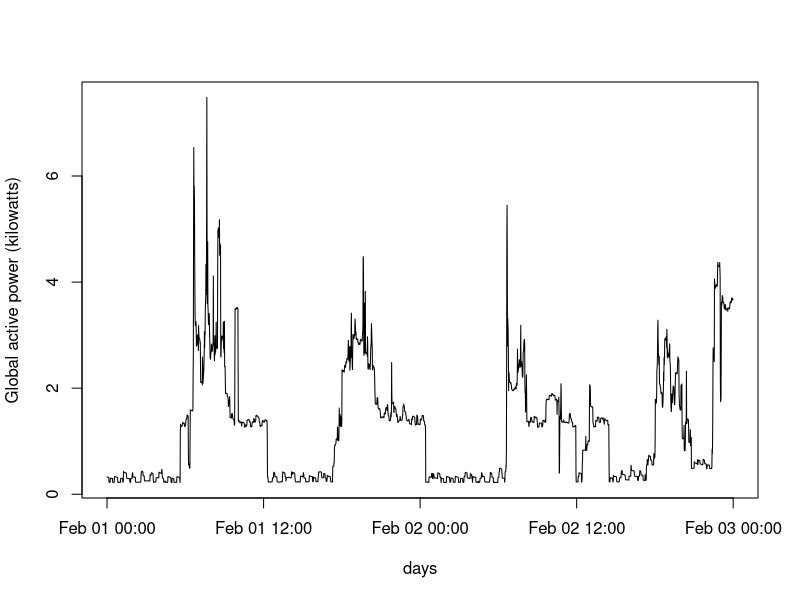

R code for this plot:
## I have already filtered the necesary data for two days
## the filter file is "household_power_consumption.csv"
## day names in spanish ! . . . sorry for this

pc <- read.csv("household_power_consumption.csv", header=TRUE, sep=";", na.string="?", colClasses=c("character", "character", "numeric", "numeric", "numeric", "numeric", "numeric", "numeric", "numeric"))
pc <- within(pc, { timestamp=paste(format(as.Date(Date,format("%d/%m/%Y")),"%Y-%m-%d"),"T",Time, sep="") })
plot(strptime(pc$timestamp, "%Y-%m-%dT%H:%M:%S"),pc$Global_active_power, ylab="Global active power (kilowatts)", type="l", xlab="days")
dev.copy(png, file="plot2.png")
dev.off()
